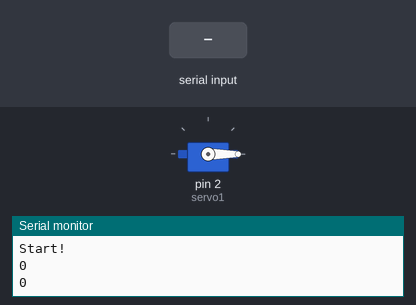
The sketch below on a simulated Arduino Uno, built with avr-gcc and run on an emulated ATmega328P. Shown: servo, the last lines printed to the serial monitor. The test bench sets the inputs (shaded band).

Above: at 1.2 s.
1.3 s: byte 30 received over Serial
At 3.2 s:
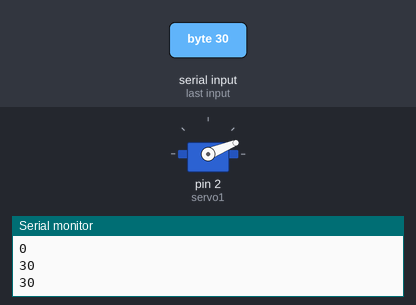
3.5 s: byte 90 received over Serial
At 4.9 s:
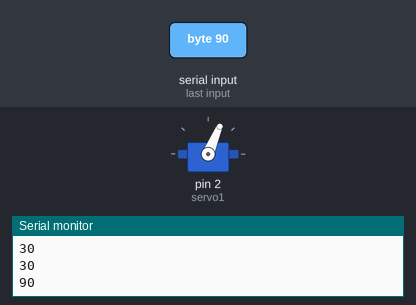
5.5 s: byte 120 received over Serial
At 6.5 s:
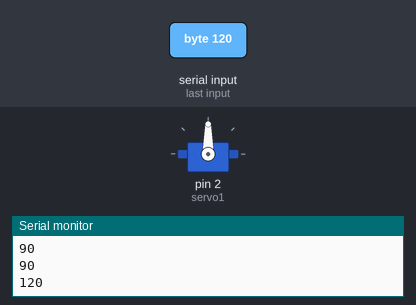
Timing chart, 0 to 8.5 s (numbered marks = the images above; inputs shaded):
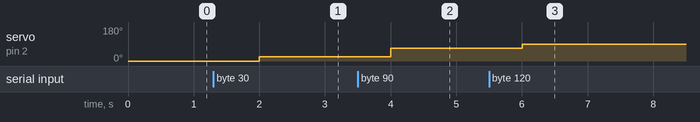

Measured:
- after the input at 1.3 s, servo on pin 2 (servo1): 0° → 22° after 0.70 s
- after the input at 3.5 s, servo on pin 2 (servo1): 22° → 67° after 0.50 s
- after the input at 5.5 s, servo on pin 2 (servo1): 67° → 90° after 0.50 s

The sketch:

sketch_may13a.ino
```cpp
#include <Servo.h>

Servo servo1;
int inbyte=0;
int i;
void setup(){
  servo1.attach(2);
  Serial.begin(9600);
  Serial.println("Start!");


}

void loop(){
  if(Serial.available()>0){
    inbyte=Serial.read();

  }
  Serial.println(inbyte);
     servo1.write(map(inbyte,0,320,0,240));
     delay(1000);
}
```
